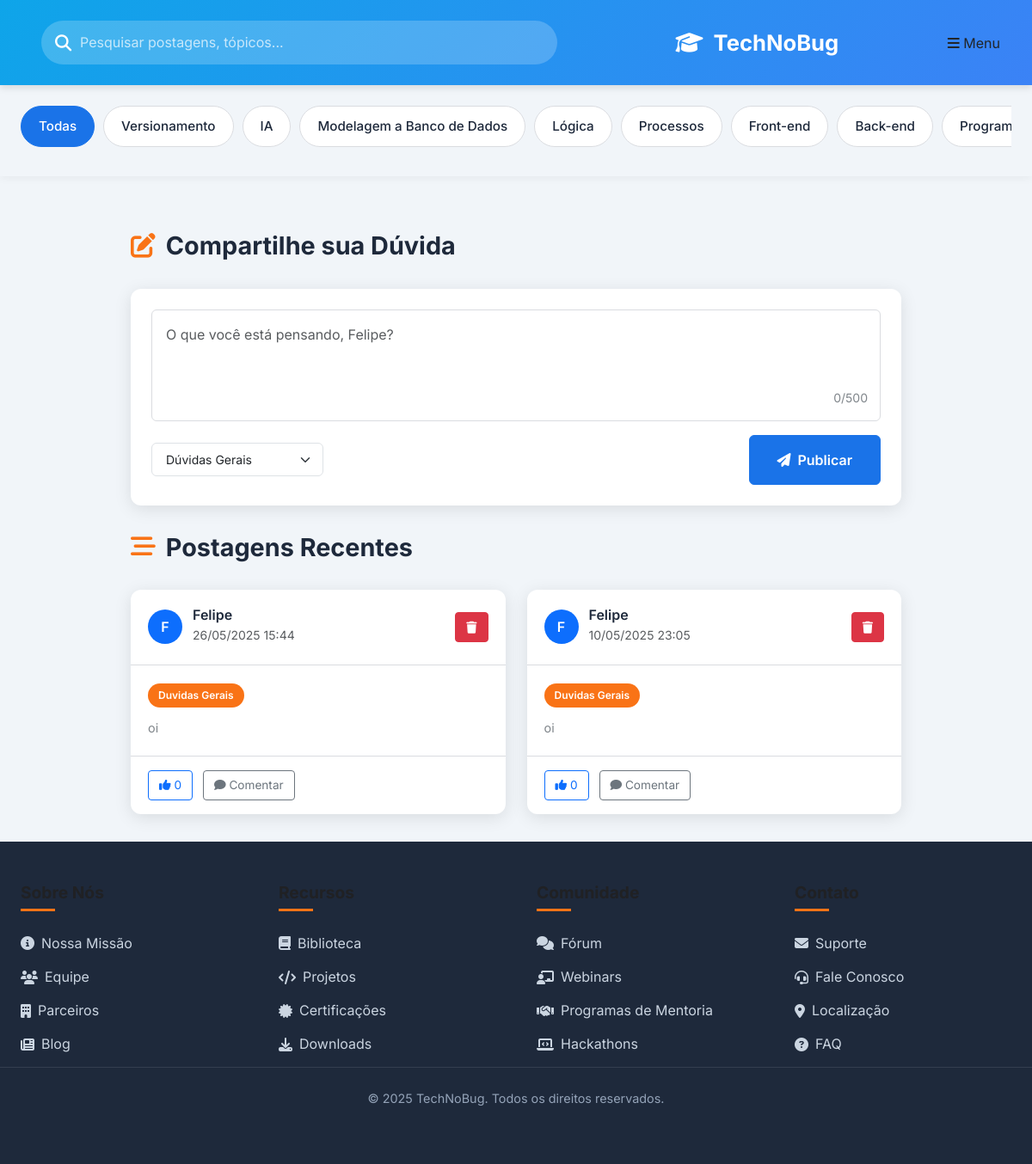
/telainicial (signed in), run on the app's committed database.
### backend/models.py (models this page shows, shortened)
class User(db.Model):
    __tablename__ = 'users'
    id = db.Column(db.Integer, primary_key=True)
    username = db.Column(db.String(64), index=True, nullable=False)
    email = db.Column(db.String(120), index=True, unique=True, nullable=False)
    password = db.Column(db.String(128), nullable=True)  # Permitir nulo para autenticação Google
    created_at = db.Column(db.DateTime, default=lambda: datetime.now(BRASILIA_TZ))
    is_admin = db.Column(db.Boolean, default=False)  # Adicionado para suportar badges de admin
    is_moderator = db.Column(db.Boolean, default=False)  # Adicionado para suportar badges de moderador

class Post(db.Model):
    __tablename__ = 'posts'
    id = db.Column(db.Integer, primary_key=True)
    content = db.Column(db.Text, nullable=False)
    category = db.Column(db.String(50), nullable=False, default='Dúvidas Gerais')
    created_at = db.Column(db.DateTime, default=lambda: datetime.now(BRASILIA_TZ))
    user_id = db.Column(db.Integer, db.ForeignKey('users.id'), nullable=False)
    author = db.relationship('User', backref=db.backref('posts', lazy=True))

### app.py (the view, shortened to what this page needs)
@app.route('/telainicial', methods=['GET', 'POST'])
def telainicial():
    user_id = session.get('user_id')
    if not user_id:
        flash('Por favor, faça login para acessar esta página.', 'error')
        return redirect(url_for('registroelogin'))
    user = db.session.get(User, user_id)
    if not user:
        session.clear()
        flash('Sua sessão expirou ou o usuário não existe mais.', 'error')
        return redirect(url_for('registroelogin'))
    posts = Post.query.options(
        db.joinedload(Post.comments).joinedload(Comment.author),
        db.joinedload(Post.comments).joinedload(Comment.replies).joinedload(Comment.author)
    ).order_by(Post.created_at.desc()).all()
    return render_template('telainicial.html', user=user, posts=posts)

### templates/telainicial.html (shortened to what this page needs)
<!DOCTYPE html>
<html lang="pt-BR">
<head>
    <link rel="stylesheet" href="https://cdnjs.cloudflare.com/ajax/libs/font-awesome/6.4.0/css/all.min.css">
    <link href="https://cdn.jsdelivr.net/npm/bootstrap@5.3.0/dist/css/bootstrap.min.css" rel="stylesheet">
    <link rel="stylesheet" href="{{ url_for('static', filename='css/telainicial.css') }}">
</head>
<body>
    <header class="app-header">
        <div class="header-content">
            <div class="search-bar">
                <i class="fas fa-search"></i>
                <input type="text" placeholder="Pesquisar postagens, tópicos...">
            </div>
            <div class="logo">
                <i class="fas fa-graduation-cap"></i>
                <span>TechNoBug</span>
            </div>
            <button class="btn menu-btn" type="button" data-bs-toggle="offcanvas" data-bs-target="#offcanvasMenu" aria-controls="offcanvasMenu">
                <i class="fas fa-bars"></i>
                <span>Menu</span>
            </button>
        </div>
    </header>
    <nav class="category-nav">
        <div class="categories-wrapper">
            <div class="categories">
                <div class="category active" data-category="Todas">Todas</div>
                <div class="category" data-category="Versionamento">Versionamento</div>
                <div class="category" data-category="IA">IA</div>
                <div class="category" data-category="Modelagem a Banco de Dados">Modelagem a Banco de Dados</div>
                <div class="category" data-category="Logica">Lógica</div>
                <div class="category" data-category="Processos">Processos</div>
                <div class="category" data-category="Front-end">Front-end</div>
                <div class="category" data-category="Back-end">Back-end</div>
                <div class="category" data-category="Programacao Android">Programação Android</div>
            </div>
        </div>
    </nav>
    <div class="container">
        <main class="main-content">
            <div class="section-header">
                <h2 class="section-title">
                    <i class="fas fa-edit"></i>
                    <span>Compartilhe sua Dúvida</span>
                </h2>
            </div>
            <div class="post-creation-card">
                <form method="POST" action="{{ url_for('telainicial') }}" id="postForm">
                    <div class="mb-3 position-relative">
                        <textarea class="form-control" name="content" rows="4" placeholder="O que você está pensando, {{ user.username }}?" required></textarea>
                        <div class="char-counter">0/500</div>
                    </div>
                    <div class="d-flex justify-content-between align-items-center">
                        <div class="category-selector">
                            <select name="category" class="form-select" aria-label="Selecione uma categoria">
                                <option value="Duvidas Gerais">Dúvidas Gerais</option>
                            </select>
                        </div>
                        <button type="submit" class="btn btn-primary btn-publish">
                            <i class="fas fa-paper-plane me-2"></i>Publicar
                        </button>
                    </div>
                </form>
            </div>
            <div class="section-header">
                <h2 class="section-title">
                    <i class="fas fa-stream"></i>
                    <span>Postagens Recentes</span>
                </h2>
            </div>
            <div class="post-grid">
                {% if posts %}
                    {% for post in posts %}
                        <div class="post-card" data-post-id="{{ post.id }}" data-category="{{ post.category }}">
                            <div class="post-header">
                                <div class="user-info">
                                    <div class="avatar">
                                        <div class="avatar-initials bg-primary text-white rounded-circle d-flex justify-content-center align-items-center">
                                            {{ post.author.username[0]|upper }}
                                        </div>
                                    </div>
                                    <div>
                                        <h5 class="username">{{ post.author.username }}</h5>
                                        <small class="text-muted">{{ post.created_at.strftime('%d/%m/%Y %H:%M') }}</small>
                                    </div>
                                </div>
                                {% if post.user_id == user.id %}
                                    <div class="post-actions">
                                        <button class="btn btn-sm btn-danger delete-post" data-post-id="{{ post.id }}">
                                            <i class="fas fa-trash"></i>
                                        </button>
                                    </div>
                                {% endif %}
                            </div>
                            <div class="post-content">
                                <div class="post-category-tag">{{ post.category }}</div>
                                <p>{{ post.content }}</p>
                            </div>
                            <div class="post-footer">
                                <button class="btn btn-sm btn-outline-primary like-btn" data-post-id="{{ post.id }}">
                                    <i class="fas fa-thumbs-up"></i> <span class="like-count">0</span>
                                </button>
                                <button class="btn btn-sm btn-outline-secondary comment-btn" data-bs-toggle="collapse" data-bs-target="#comments-{{ post.id }}">
                                    <i class="fas fa-comment"></i> Comentar
                                </button>
                            </div>
                        </div>
                    {% endfor %}
                {% endif %}
            </div>
        </main>
    </div>
    <footer class="app-footer">
        <div class="footer-content">
            <div class="footer-column">
                <h3>Sobre Nós</h3>
                <ul class="footer-links">
                    <li><a href="#"><i class="fas fa-info-circle"></i> Nossa Missão</a></li>
                    <li><a href="#"><i class="fas fa-users"></i> Equipe</a></li>
                    <li><a href="#"><i class="fas fa-building"></i> Parceiros</a></li>
                    <li><a href="#"><i class="fas fa-newspaper"></i> Blog</a></li>
                </ul>
            </div>
            <div class="footer-column">
                <h3>Recursos</h3>
                <ul class="footer-links">
                    <li><a href="#"><i class="fas fa-book"></i> Biblioteca</a></li>
                    <li><a href="#"><i class="fas fa-code"></i> Projetos</a></li>
                    <li><a href="#"><i class="fas fa-certificate"></i> Certificações</a></li>
                    <li><a href="#"><i class="fas fa-download"></i> Downloads</a></li>
                </ul>
            </div>
            <div class="footer-column">
                <h3>Comunidade</h3>
                <ul class="footer-links">
                    <li><a href="#"><i class="fas fa-comments"></i> Fórum</a></li>
                    <li><a href="#"><i class="fas fa-chalkboard-teacher"></i> Webinars</a></li>
                    <li><a href="#"><i class="fas fa-handshake"></i> Programas de Mentoria</a></li>
                    <li><a href="#"><i class="fas fa-laptop-code"></i> Hackathons</a></li>
                </ul>
            </div>
            <div class="footer-column">
                <h3>Contato</h3>
                <ul class="footer-links">
                    <li><a href="#"><i class="fas fa-envelope"></i> Suporte</a></li>
                    <li><a href="#"><i class="fas fa-headset"></i> Fale Conosco</a></li>
                    <li><a href="#"><i class="fas fa-map-marker-alt"></i> Localização</a></li>
                    <li><a href="#"><i class="fas fa-question-circle"></i> FAQ</a></li>
                </ul>
            </div>
        </div>
        <div class="footer-bottom">
            <p>© 2025 TechNoBug. Todos os direitos reservados.</p>
        </div>
    </footer>
</body>
</html>

### data on the page
User: content "O que você está pensando, Felipe?"
Post: author "F", author.username "Felipe", created_at "26/05/2025 15:44", category "Duvidas Gerais", content "oi"
Post: author "F", author.username "Felipe", created_at "10/05/2025 23:05", category "Duvidas Gerais", content "oi"
